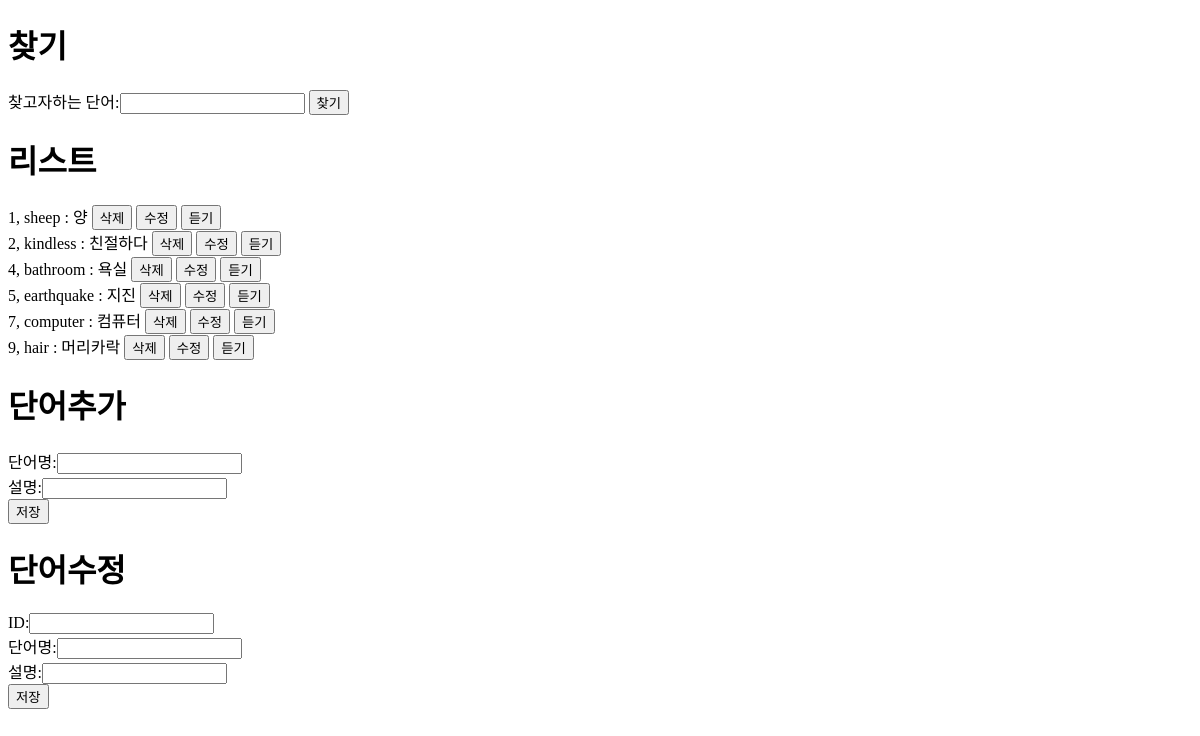
Before: / with the older database file.
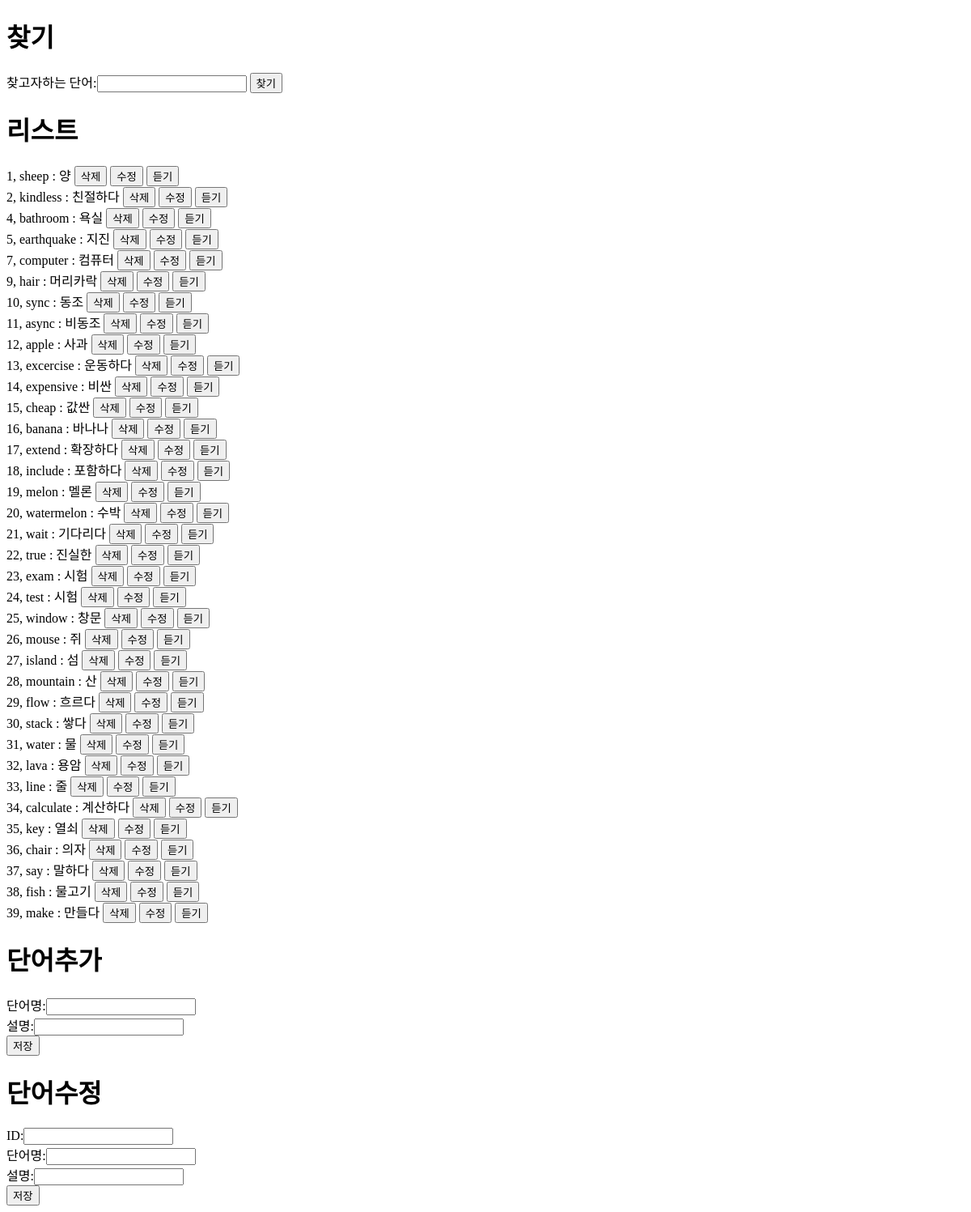
After: the same page with the newer database file.
### __init__.py (models this page shows, shortened)
class WordBook(db.Model):
    id = db.Column(db.Integer, primary_key = True)
    word = db.Column(db.String(100), nullable = False)
    memo = db.Column(db.String(200))

### __init__.py (the view)
@app.route('/')
def root():
    alldata = WordBook.query.all() # select * from wordbook;
    return render_template("list.html", words = alldata)

### templates/list.html (shortened to what this page needs)
<!DOCTYPE html>
<html lang="en">
<head>
</head>
<body>
    <h1>찾기</h1>
    <form action = "/find" method="POST">
    찾고자하는 단어:<input type="text" name="word" value = "{{aaaa}}">
    <input type ="submit" value="찾기"><br>
    </form>
    <h1>리스트</h1>
    {% for row in words %}
        {{row.id}},
        {{row.word}} : {{row.memo}}
        <input type="button" value="삭제" onclick="fDelete({{row.id}})">
        <input type="button" value="수정" onclick="fUpdate('{{row.word}}','{{row.memo}}','{{row.id}}')">
        <input type="button" value="듣기" onclick="fSoundPlay({{ row.id }})">
        <br>
        {% endfor %}
    <h1>단어추가</h1>
    <form action="/insert" method="POST">
        단어명:<input type="text" name="word"><br>
        설명:<input type="text" name="memo"><br>
        <input type="submit" value="저장">
    </form>
    <h1>단어수정</h1>
    <form name="upda" action="/update" method="POST">
        ID:<input type="text" name="id" readonly><br>
        단어명:<input type="text" name="word"><br>
        설명:<input type="text" name="memo"><br>
        <input type="submit" value="저장">
    </form>
</body>
</html>

Changed rows visible on the page:
added WordBook: id "10", word "sync", memo "동조"
added WordBook: id "11", word "async", memo "비동조"
added WordBook: id "12", word "apple", memo "사과"
added WordBook: id "13", word "excercise", memo "운동하다"
added WordBook: id "14", word "expensive", memo "비싼"
added WordBook: id "15", word "cheap", memo "값싼"
added WordBook: id "16", word "banana", memo "바나나"
added WordBook: id "17", word "extend", memo "확장하다"
added WordBook: id "18", word "include", memo "포함하다"
added WordBook: id "19", word "melon", memo "멜론"
added WordBook: id "20", word "watermelon", memo "수박"
added WordBook: id "21", word "wait", memo "기다리다"
added WordBook: id "22", word "true", memo "진실한"
added WordBook: id "23", word "exam", memo "시험"
added WordBook: id "24", word "test", memo "시험"
added WordBook: id "25", word "window", memo "창문"
added WordBook: id "26", word "mouse", memo "쥐"
added WordBook: id "27", word "island", memo "섬"
added WordBook: id "28", word "mountain", memo "산"
added WordBook: id "29", word "flow", memo "흐르다"
added WordBook: id "30", word "stack", memo "쌓다"
added WordBook: id "31", word "water", memo "물"
added WordBook: id "32", word "lava", memo "용암"
added WordBook: id "33", word "line", memo "줄"
added WordBook: id "34", word "calculate", memo "계산하다"
added WordBook: id "35", word "key", memo "열쇠"
added WordBook: id "36", word "chair", memo "의자"
added WordBook: id "37", word "say", memo "말하다"
added WordBook: id "38", word "fish", memo "물고기"
added WordBook: id "39", word "make", memo "만들다"
